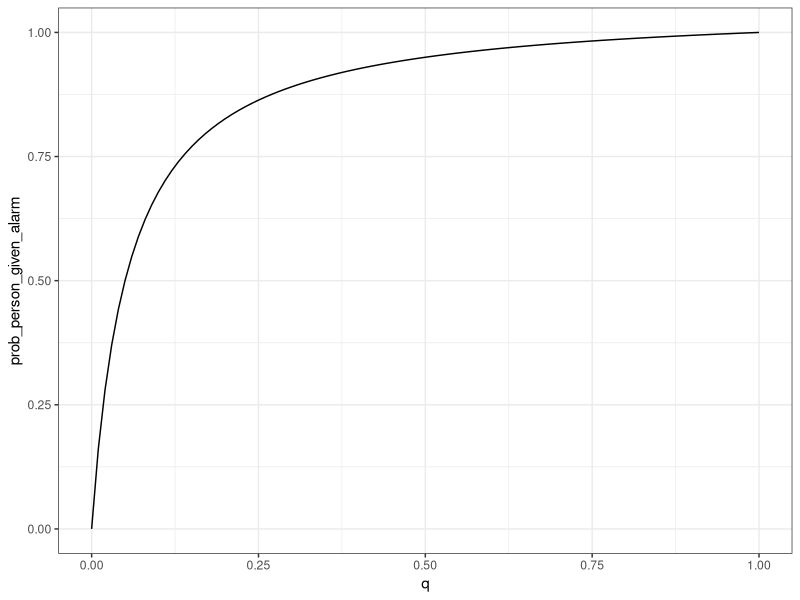

Write the R code that produced this figure.
## ---- chunk 1
knitr::opts_chunk$set(echo = TRUE)
library(tidyverse)
## ---- chunk 2
c_prob_person_given_alarm <- function (p0,p1,q){
  prob_person_given_alarm <- (p1*q)/(p1*q+p0*(1-q))
  return(prob_person_given_alarm)
}
## ---- chunk 3
c_prob_person_given_alarm(p0=0.05,p1=0.95,q=0.1)
## ---- chunk 4
p0=0.05
p1=0.95
inc = 0.01
prob_by_q <- data.frame(q=seq(0,1,inc))%>%
                    mutate(prob = map_dbl(.x=q,~c_prob_person_given_alarm(p0,p1,.x)))
prob_by_q%>% ggplot(aes(x=q,y=prob))+geom_line()+theme_bw() + xlab("q") + ylab("prob_person_given_alarm")
## ---- chunk 5
sample_X_0125 <- function (alpha,beta,gamma,n,seed=0){
  set.seed(seed)
  sample_X <- data.frame(U=runif(n))%>%
    mutate(X=case_when(
      (0<=U)&(U<alpha)~1,
      (alpha<=U)&(U<alpha+beta)~2,
      (alpha+beta<=U)&(U<alpha+beta+gamma)~5,
      (alpha+beta+gamma<=U)&(U<=1)~0))%>%
    pull(X)
  return(sample_X)
}
## ---- chunk 6
alpha <- 0.1
beta <- 0.2
gamma <- 0.3
n <- 100000
simulation_study_1 <- sample_X_0125(alpha,beta,gamma,n)
sample_mean <- mean(simulation_study_1)
sample_mean
sample_variance <- var(simulation_study_1)
sample_variance
## ---- chunk 7
expectation_random_variable <- alpha+2*beta+5*gamma
expectation_random_variable
population_variance <- alpha+4*beta+25*gamma-alpha^2-4*beta^2-25*gamma^2-4*alpha*beta-10*alpha*gamma-20*beta*gamma
population_variance
## ---- chunk 8
n <- 100
trial_num <- 10000
simulation_study_2 <- data.frame(trial_index = seq(1,trial_num,1))%>%
  mutate(sample = map(.x=trial_index, .f=~sample_X_0125(alpha,beta,gamma,n,.x)))%>%
  mutate(sample_mean = map_dbl(.x= sample,.f=~mean(.x)))
## ---- chunk 9
plot_sample_mean_by_count<-simulation_study_2 %>% 
  ggplot(aes(x=sample_mean)) + 
  geom_histogram(binwidth=0.02)+
  labs(title = "n = 10000",x="Sample Average", y="count")+
  theme_bw() 

## ---- chunk 10
expectation_sample_mean <- mean(simulation_study_2$sample_mean)%>%round(4)
expectation_sample_mean
variance_sample_mean <- var(simulation_study_2$sample_mean)%>%round(4)
variance_sample_mean
## ---- chunk 11
##let's define what mu value and sigma value are.

mu <- expectation_random_variable
sigma_sqr <- population_variance



